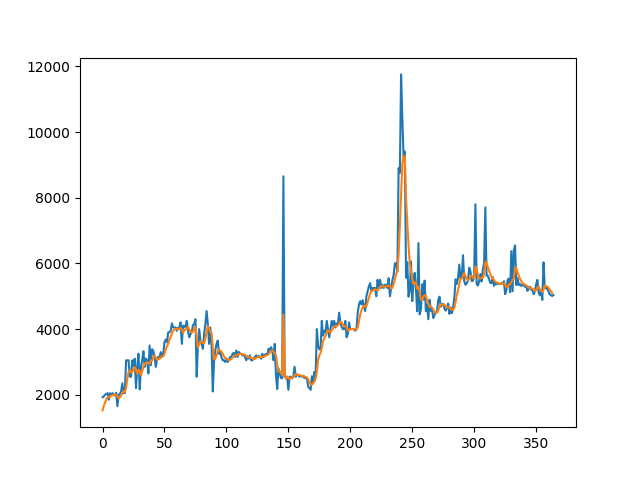

Recreate this plot in Python.
import pandas as pd
from sklearn.metrics import mean_squared_error
from sklearn.preprocessing import MinMaxScaler
from keras.models import Sequential
from keras.layers import Dense
from keras.layers import LSTM
from math import sqrt
from matplotlib import pyplot
import numpy


def timeseries_to_supervised(data, lag=1):
	df = pd.DataFrame(data)
	columns = [df.shift(i) for i in range(1, lag+1)]
	columns.append(df)
	df = pd.concat(columns, axis=1)
	df.fillna(0, inplace=True)
	return df

# create a differenced series
def difference(dataset, interval=1):
	diff = list()
	for i in range(interval, len(dataset)):
		value = dataset[i] - dataset[i - interval]
		diff.append(value)
	return pd.Series(diff)

# invert differenced value
def inverse_difference(history, yhat, interval=1):
	return yhat + history[-interval]

# scale train and test data to [-1, 1]
def scale(train, test):
	# fit scaler
	scaler = MinMaxScaler(feature_range=(-1, 1))
	scaler = scaler.fit(train)
	# transform train
	train = train.reshape(train.shape[0], train.shape[1])
	train_scaled = scaler.transform(train)
	# transform test
	test = test.reshape(test.shape[0], test.shape[1])
	test_scaled = scaler.transform(test)
	return scaler, train_scaled, test_scaled

# inverse scaling for a forecasted value
def invert_scale(scaler, X, value):
	new_row = [x for x in X] + [value]
	array = numpy.array(new_row)
	array = array.reshape(1, len(array))
	inverted = scaler.inverse_transform(array)
	return inverted[0, -1]

# fit an LSTM network to training data
def fit_lstm(train, batch_size, nb_epoch, neurons):
	X, y = train[:, 0:-1], train[:, -1]
	X = X.reshape(X.shape[0], 1, X.shape[1])
	model = Sequential()
	model.add(LSTM(neurons, batch_input_shape=(batch_size, X.shape[1], X.shape[2]), stateful=True))
	model.add(Dense(1))
	model.compile(loss='mean_squared_error', optimizer='adam')
	for i in range(nb_epoch):
		model.fit(X, y, epochs=1, batch_size=batch_size, verbose=1, shuffle=False)
		model.reset_states()
	return model

# make a one-step forecast
def forecast_lstm(model, batch_size, X):
	X = X.reshape(1, 1, len(X))
	yhat = model.predict(X, batch_size=batch_size)
	return yhat[0,0]

# load dataset
csv_data = pd.read_csv('../Data/coinbaseUSD_1-min_data_2014-12-01_to_2018-01-08.csv')
csv_data['date'] = pd.to_datetime(csv_data['Timestamp'],unit='s').dt.date
group = csv_data.groupby('date')
series = group['Weighted_Price'].mean()
# print(series.head())
series.to_csv("ouput.csv", sep=',', encoding='utf-8')
prediction_days = 365

# transform data to be stationary
raw_values = series.values
diff_values = difference(raw_values, 1)

# Blue_values = series[len(series)-prediction_days:]
# df_Blue = pd.DataFrame(Blue_values)
# df_Blue.to_csv("Blue_values.csv", sep=',', encoding='utf-8')

# transform data to be supervised learning
supervised = timeseries_to_supervised(diff_values, 1)
supervised_values = supervised.values

# split data into train and test-sets

train, test = supervised_values[:len(series)-prediction_days], supervised_values[len(series)-prediction_days:]

# transform the scale of the data
scaler, train_scaled, test_scaled = scale(train, test)

# fit the model
lstm_model = fit_lstm(train_scaled, 1, 500, 4)

# forecast the entire training dataset to build up state for forecasting
train_reshaped = train_scaled[:, 0].reshape(len(train_scaled), 1, 1)
lstm_model.predict(train_reshaped, batch_size=1)

# walk-forward validation on the test data
predictions = list()
for i in range(len(test_scaled)):
	# make one-step forecast
	X, y = test_scaled[i, 0:-1], test_scaled[i, -1]
	yhat = forecast_lstm(lstm_model, 1, X)
	# invert scaling
	yhat = invert_scale(scaler, X, yhat)
	# invert differencing
	yhat = inverse_difference(raw_values, yhat, len(test_scaled)+1-i)
	# store forecast
	predictions.append(yhat)
	expected = raw_values[len(train) + i + 1]
	print('Day=%d, Predicted=%f, Expected=%f' % (i+1, yhat, expected))

# report performance
rmse = sqrt(mean_squared_error(raw_values[len(series)-prediction_days+1:], predictions))
print('Test RMSE: %.3f' % rmse)
# line plot of observed vs predicted

# data = {'date':raw_values[len(series)-prediction_days:] , 'values':predictions }
# df_output = pd.DataFrame(data)
# columns = [df.shift(i) for i in range(1, lag+1)]
# columns.append(df)
# df = pd.concat(columns, axis=1)


# Blue_values = series[len(series)-prediction_days:]
# df_Blue = pd.DataFrame(Blue_values)
# df_Blue.to_csv("Blue_values.csv", sep=',', encoding='utf-8')


Orange_values = predictions
df_orange = pd.DataFrame(Orange_values)
df_orange.to_csv("Orange_values.csv", sep=',', encoding='utf-8')

# print(raw_values[len(series)-prediction_days:])
pyplot.plot(raw_values[len(series)-prediction_days:])
pyplot.plot(predictions)
pyplot.savefig('completeLSTM.png', format='png')
pyplot.show()